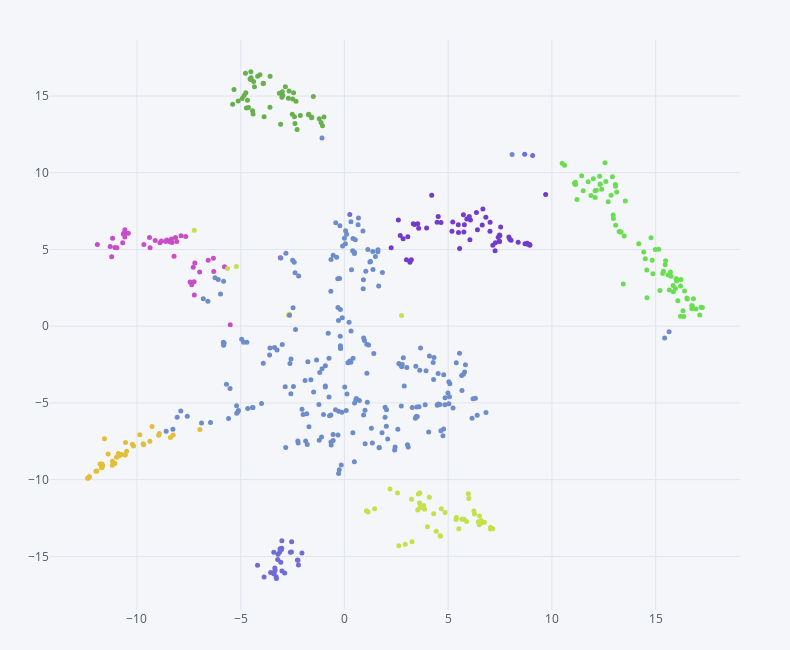

This figure's notebook cell:
### Code cell
#df_kmeans.iplot(kind="scatter", x='x', y='y', mode='markers', size=5, text='description',
#dimensions=(750,650), margin=(0,0,0,0))

import plotly.graph_objs as go

trace = go.Scatter(
    y = df_kmeans['y'],
    x = df_kmeans['x'],
    mode = 'markers',
    text = df['description'],
    marker = dict(size='5', color=df_kmeans['color'].tolist())
    )

df_kmeans.iplot([trace], dimensions=(790,650), margin=(50,50,40,40))

### Figure 1 — Plotly figure (JSON) as saved in the notebook; plotly's stock layout.template omitted (floating-point values rounded to 4 significant figures; data arrays with more than 128 entries replaced by an {"elided": "..."} marker saying what was removed)
{"data": [{"marker": {"color": {"elided": "571 str values"}, "size": "5"}, "mode": "markers", "text": {"elided": "571 str values"}, "type": "scatter", "x": {"elided": "571 float values"}, "y": {"elided": "571 float values"}}], "layout": {"height": 650, "legend": {"bgcolor": "#F5F6F9", "font": {"color": "#4D5663"}}, "margin": {"b": 40, "l": 50, "r": 50, "t": 40}, "paper_bgcolor": "#F5F6F9", "plot_bgcolor": "#F5F6F9", "titlefont": {"color": "#4D5663"}, "width": 790, "xaxis1": {"gridcolor": "#E1E5ED", "showgrid": true, "tickfont": {"color": "#4D5663"}, "title": "", "titlefont": {"color": "#4D5663"}, "zerolinecolor": "#E1E5ED"}, "yaxis1": {"gridcolor": "#E1E5ED", "showgrid": true, "tickfont": {"color": "#4D5663"}, "title": "", "titlefont": {"color": "#4D5663"}, "zerolinecolor": "#E1E5ED"}}}
